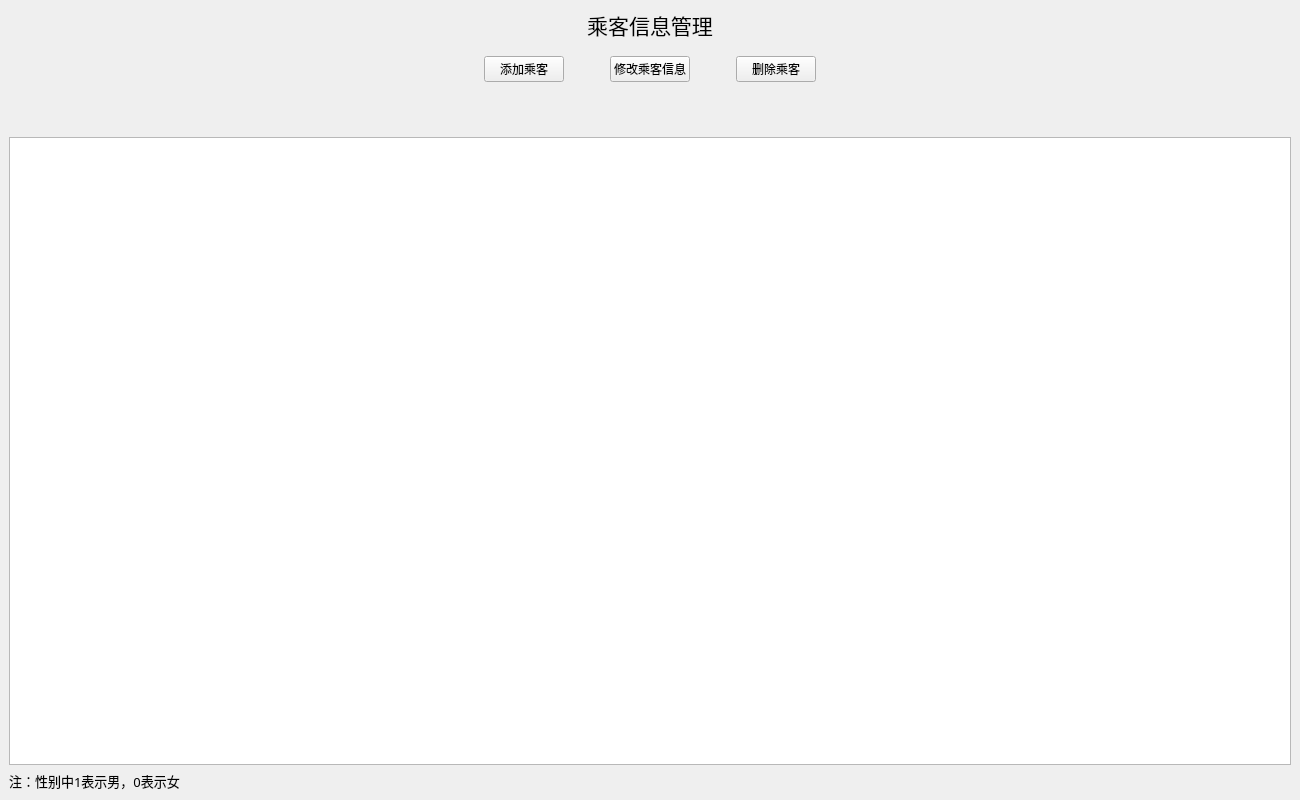
<?xml version="1.0" encoding="UTF-8"?>
<ui version="4.0">
 <class>PassengerManage</class>
 <widget class="QMainWindow" name="PassengerManage">
  <property name="geometry">
   <rect>
    <x>0</x>
    <y>0</y>
    <width>1300</width>
    <height>800</height>
   </rect>
  </property>
  <property name="font">
   <font>
    <family>黑体</family>
   </font>
  </property>
  <property name="windowTitle">
   <string>乘客信息管理</string>
  </property>
  <widget class="QWidget" name="centralwidget">
   <layout class="QVBoxLayout" name="verticalLayout">
    <item>
     <widget class="QLabel" name="label">
      <property name="font">
       <font>
        <pointsize>16</pointsize>
       </font>
      </property>
      <property name="text">
       <string>乘客信息管理</string>
      </property>
      <property name="alignment">
       <set>Qt::AlignCenter</set>
      </property>
     </widget>
    </item>
    <item>
     <widget class="QWidget" name="widget" native="true">
      <layout class="QHBoxLayout" name="horizontalLayout">
       <item>
        <spacer name="horizontalSpacer">
         <property name="orientation">
          <enum>Qt::Horizontal</enum>
         </property>
         <property name="sizeHint" stdset="0">
          <size>
           <width>40</width>
           <height>20</height>
          </size>
         </property>
        </spacer>
       </item>
       <item>
        <widget class="QPushButton" name="AddBtn">
         <property name="text">
          <string>添加乘客</string>
         </property>
        </widget>
       </item>
       <item>
        <spacer name="horizontalSpacer_3">
         <property name="orientation">
          <enum>Qt::Horizontal</enum>
         </property>
         <property name="sizeType">
          <enum>QSizePolicy::Preferred</enum>
         </property>
         <property name="sizeHint" stdset="0">
          <size>
           <width>40</width>
           <height>20</height>
          </size>
         </property>
        </spacer>
       </item>
       <item>
        <widget class="QPushButton" name="EditBtn">
         <property name="text">
          <string>修改乘客信息</string>
         </property>
        </widget>
       </item>
       <item>
        <spacer name="horizontalSpacer_4">
         <property name="orientation">
          <enum>Qt::Horizontal</enum>
         </property>
         <property name="sizeType">
          <enum>QSizePolicy::Preferred</enum>
         </property>
         <property name="sizeHint" stdset="0">
          <size>
           <width>40</width>
           <height>20</height>
          </size>
         </property>
        </spacer>
       </item>
       <item>
        <widget class="QPushButton" name="DeleteBtn">
         <property name="text">
          <string>删除乘客</string>
         </property>
        </widget>
       </item>
       <item>
        <spacer name="horizontalSpacer_2">
         <property name="orientation">
          <enum>Qt::Horizontal</enum>
         </property>
         <property name="sizeHint" stdset="0">
          <size>
           <width>40</width>
           <height>20</height>
          </size>
         </property>
        </spacer>
       </item>
      </layout>
     </widget>
    </item>
    <item>
     <spacer name="verticalSpacer">
      <property name="orientation">
       <enum>Qt::Vertical</enum>
      </property>
      <property name="sizeType">
       <enum>QSizePolicy::Minimum</enum>
      </property>
      <property name="sizeHint" stdset="0">
       <size>
        <width>20</width>
        <height>40</height>
       </size>
      </property>
     </spacer>
    </item>
    <item>
     <widget class="QTableView" name="tableView"/>
    </item>
    <item>
     <widget class="QLabel" name="label_2">
      <property name="font">
       <font>
        <pointsize>10</pointsize>
       </font>
      </property>
      <property name="text">
       <string>注：性别中1表示男，0表示女</string>
      </property>
     </widget>
    </item>
   </layout>
  </widget>
 </widget>
 <resources/>
 <connections/>
</ui>
